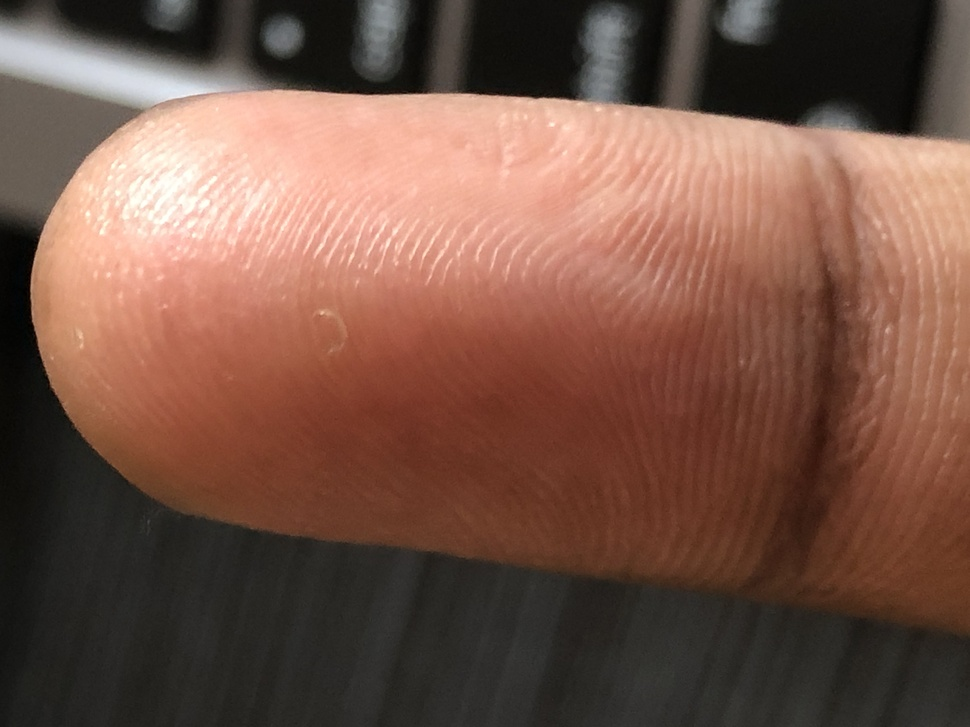
%> input picture Simulation/Project/fig.JPG, 970 x 727 px, shrunk from 4032 x 3024 before the run; the run also reads 1 picture not shown here
$ octave fingerprint_recognition.m   (GNU Octave 9; MATLAB toolbox functions it lacks are replaced by stand-ins)
%> lines starting %> are read from the running program, lines starting %| are printed output that depends on the picture; in (x1, y1, x2, y2) boxes, pixels count from 0 and x2, y2 are one past the last pixel; in counts of white or black regions, pixels touching at a corner belong together; the program's own positions count from 1
% Full script for fingerprint recognition

% Step 1: Load the fingerprint image
fingerprintImage = imread('fig.jpg');
%> fingerprintImage is the input picture: size 727x970x3 uint8; mean R, G, B 117.1, 84.1, 71
figure;
imshow(fingerprintImage);
title('Original Fingerprint Image');

% Step 2: Preprocess the image
grayImage = rgb2gray(fingerprintImage);
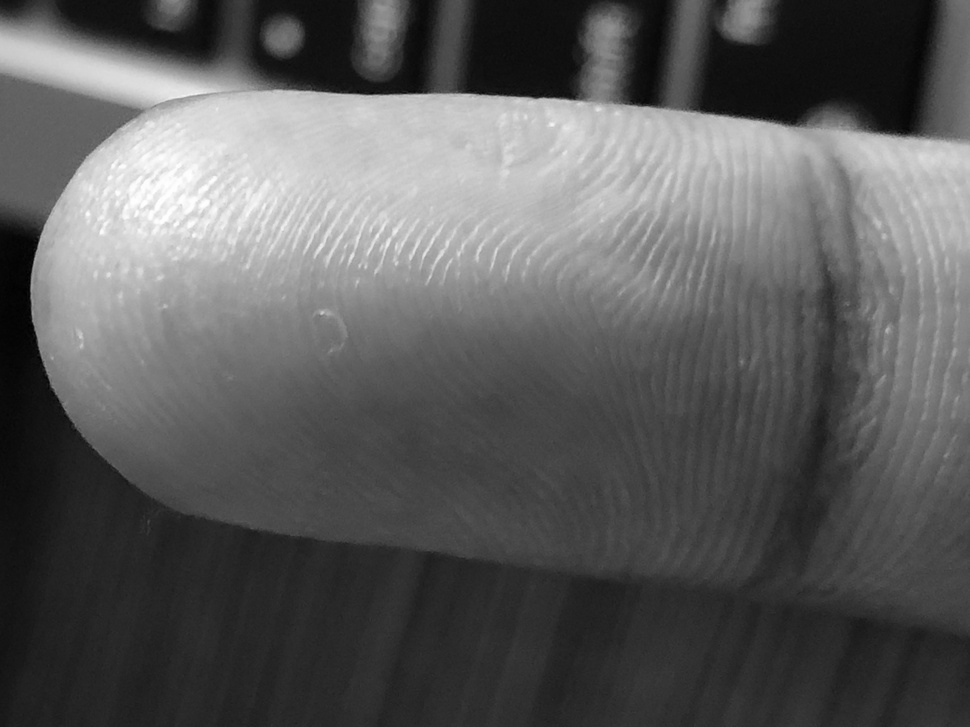
%> grayImage: size 727x970 uint8; min 0, max 254, mean 92.5
adjustedImage = imadjust(grayImage);
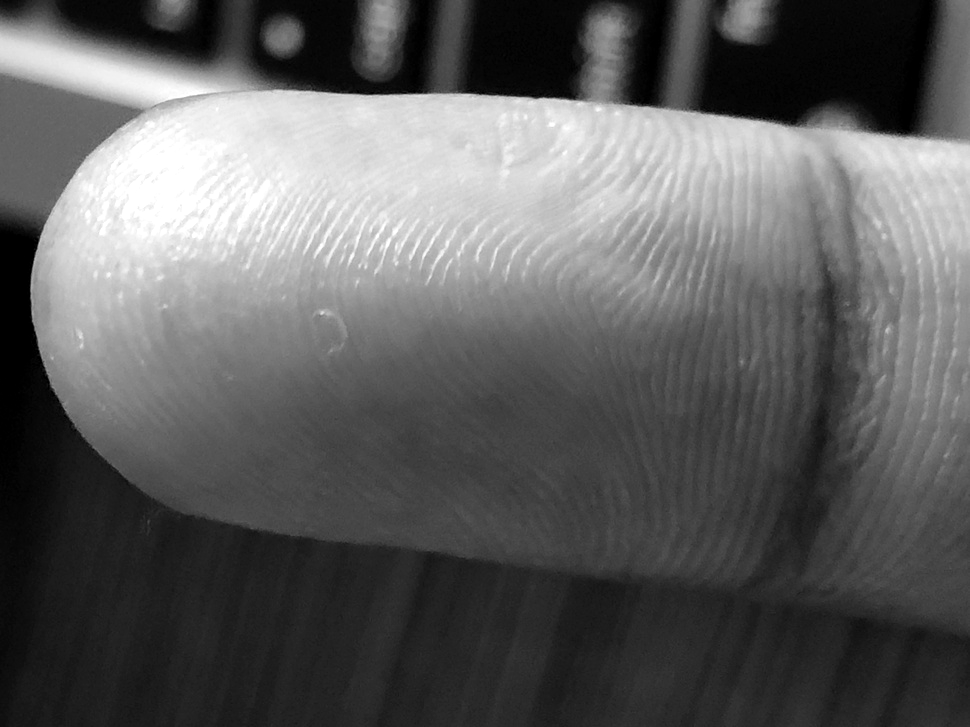
%> adjustedImage: size 727x970 uint8; min 0, max 255, mean 94.9
filteredImage = medfilt2(adjustedImage, [3 3]);

% Step 3: Binarize the image
binaryImage = imbinarize(filteredImage);
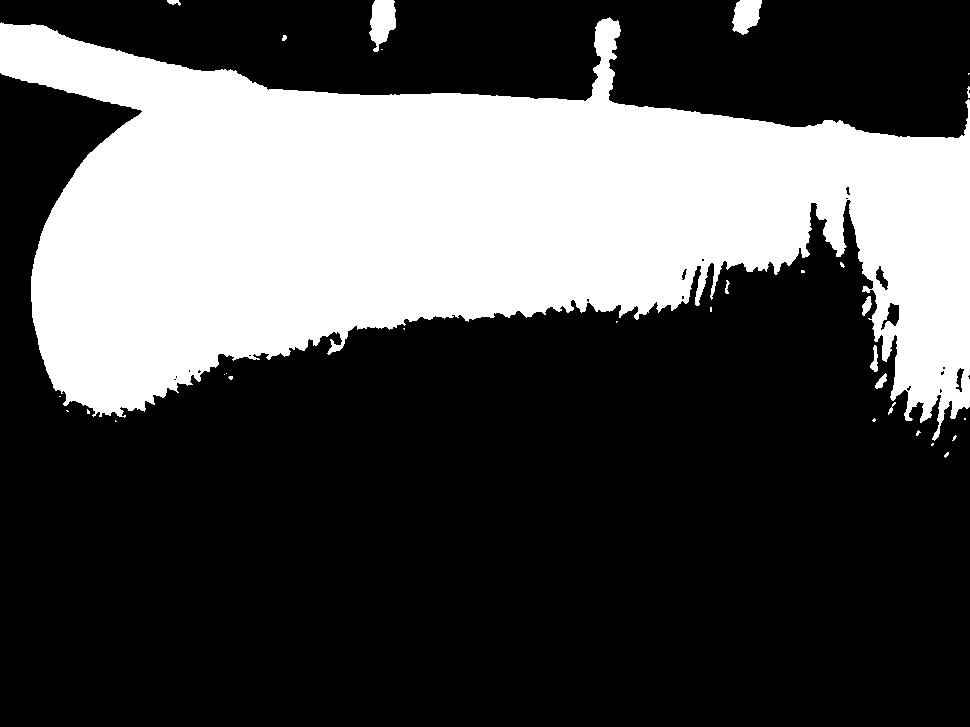
%> binaryImage: size 727x970 logical; 31.2% white; 31 white regions (20 under 20 px), largest, box (x1, y1, x2, y2) and area: (0, 17, 970, 441) 217583, (369, 0, 396, 52) 955, (732, 0, 762, 35) 754

% Step 4: Thin the image
thinImage = bwmorph(binaryImage, 'thin', Inf);
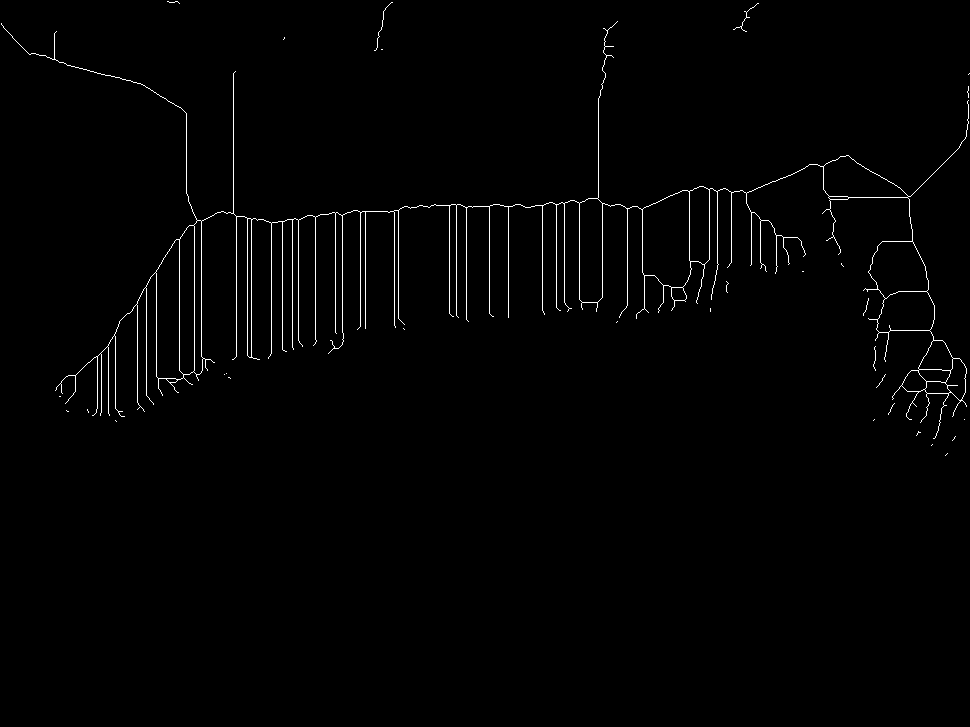
%> thinImage: size 727x970 logical; 1.2% white in thin lines or dots, all inside (x1, y1, x2, y2) = (1, 1, 970, 456)

% Step 5: Extract minutiae points
minutiae = extractMinutiae(thinImage);
%> in extractMinutiae, `minutiae.endings = bwmorph(thinImage, 'endpoints');`:
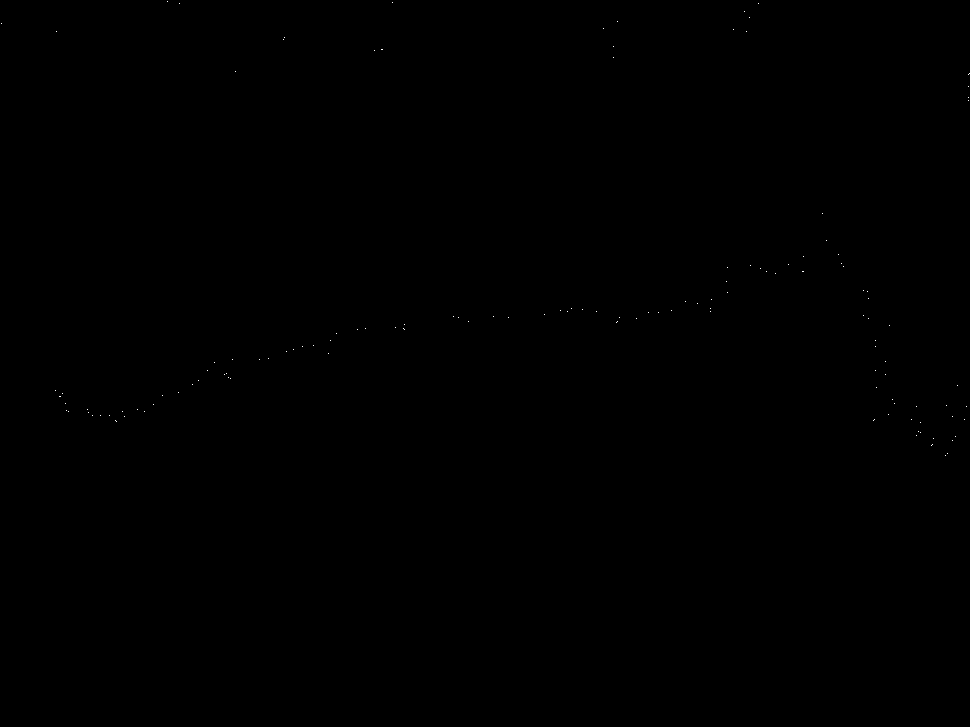
%> minutiae.endings: size 727x970 logical; 0.02% white in thin lines or dots, all inside (x1, y1, x2, y2) = (1, 1, 970, 456)
%> in extractMinutiae, `minutiae.bifurcations = bwmorph(thinImage, 'branchpoints');`: minutiae.bifurcations: size 727x970 logical; 0.02% white in thin lines or dots, all inside (x1, y1, x2, y2) = (54, 12, 962, 433)

% Display minutiae points
figure;
imshow(thinImage);
hold on;
[y, x] = find(minutiae.endings);
%> y = 144 values from 2 to 456; x = 144 values from 2 to 970
plot(x, y, 'ro'); % Endings in red
[y, x] = find(minutiae.bifurcations);
%> y = 121 values from 13 to 433; x = 121 values from 55 to 962
plot(x, y, 'go'); % Bifurcations in green
hold off;
title('Minutiae Points');
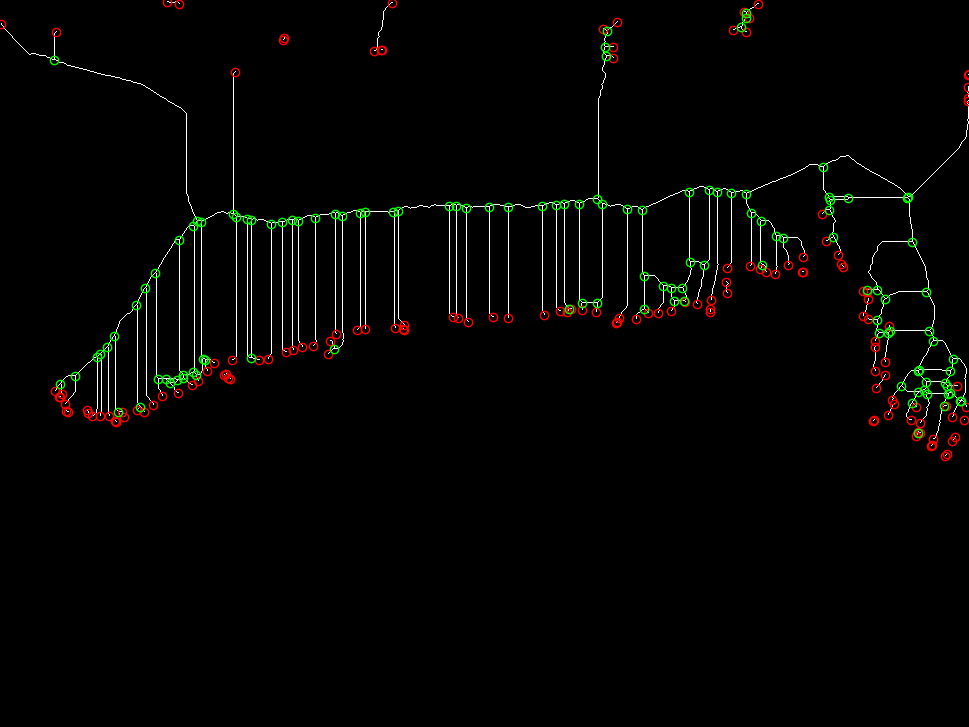
%> figure redrawn from the program's plot data; its title reads 'Minutiae Points'

% Step 6: Load another fingerprint image for matching
fingerprintImage2 = imread('fig2.jpg');
grayImage2 = rgb2gray(fingerprintImage2);
adjustedImage2 = imadjust(grayImage2);
filteredImage2 = medfilt2(adjustedImage2, [3 3]);
binaryImage2 = imbinarize(filteredImage2);
thinImage2 = bwmorph(binaryImage2, 'thin', Inf);
minutiae2 = extractMinutiae(thinImage2);

% Perform matching
tolerance = 15; % Set a tolerance value for matching
isMatch = matchFingerprints(minutiae, minutiae2, tolerance);

if isMatch
    disp('Fingerprints match!');
else
    disp('Fingerprints do not match.');
end

% Function to extract minutiae points
function [minutiae] = extractMinutiae(thinImage)
    minutiae.endings = bwmorph(thinImage, 'endpoints');
    minutiae.bifurcations = bwmorph(thinImage, 'branchpoints');
end

% Function to match fingerprints
function isMatch = matchFingerprints(minutiae1, minutiae2, tolerance)
%> called with tolerance = 15
    [y1, x1] = find(minutiae1.endings);
%> y1 = 144 values from 2 to 456; x1 = 144 values from 2 to 970
    [y2, x2] = find(minutiae2.endings);
%> y2 = 144 values from 2 to 456; x2 = 144 values from 2 to 970
    distances = pdist2([x1 y1], [x2 y2]);
    matchCount = sum(distances(:) < tolerance);
%> matchCount = 400
    isMatch = matchCount > size(x1, 1) / 2;
%> isMatch = true
end
